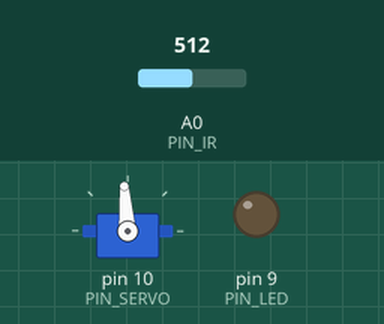
Simulated run of this sketch. Board: Arduino Uno, built with avr-gcc and run on an emulated ATmega328P. Parts: servo, output pins drawn as LEDs (lit = HIGH). The test bench sets the inputs (shaded band); at power-on: A0 (PIN_IR) = 512. What the sketch prints to the serial monitor is not drawn.

Above: at 1.2 s.
1.3 s: A0 (PIN_IR) set to 245
At 2.6 s:
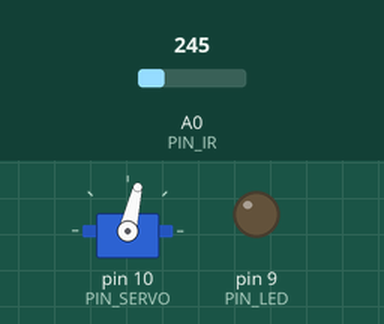
4.3 s: A0 (PIN_IR) set to 306
At 4.53 s:
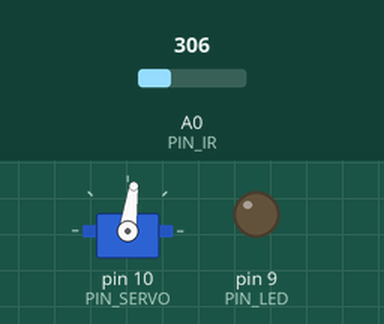
7.3 s: A0 (PIN_IR) set to 511
At 8.4 s:
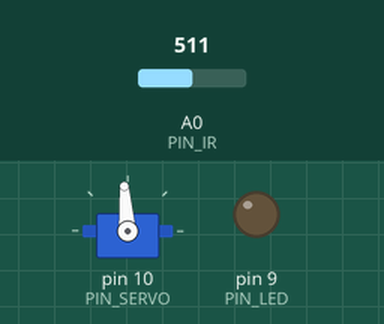
Timing chart, 0 to 10.3 s (numbered marks = the images above; inputs shaded):
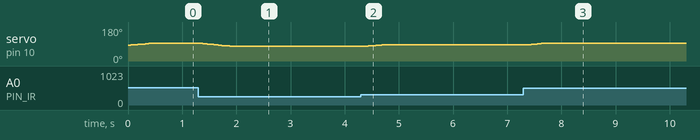

The sketch:

pdControl.ino
```cpp
#include <Servo.h>

/////////////////////////////
// Configurable parameters //
/////////////////////////////

// Arduino pin assignment
#define PIN_LED 9 // [3097] LED핀 9번으로 설정
#define PIN_SERVO 10 // [3097] 서보핀 9번으로 설정
#define PIN_IR A0 // [3097] 적외선핀 A0번으로 설정

// Framework setting
#define _DIST_TARGET 255 //[0711] 목표값
#define _DIST_MIN 100 //[0711] 측정 최솟값
#define _DIST_MAX 430 //[0711] 측정 최댓값

// Distance sensor
#define EMA_ALPHA 0.35 // [3095] ema필터의 alpha 값을 설정

// Servo range
#define _DUTY_MIN 1200  // [1615] 서보 제어 펄스 폭: 최고 각도
#define _DUTY_NEU 1400  // [1615] 서보 제어 펄스 폭: 수평
#define _DUTY_MAX 1550  // [1615] 서보 제어 펄스 폭: 최저 각도

// Servo speed control
#define _SERVO_ANGLE 30
#define _SERVO_SPEED 300

// Event periods
#define _INTERVAL_DIST 10   // [3074] 거리측정주기 (ms)
#define _INTERVAL_SERVO 10  // [3078] 서보제어주기 (ms)
#define _INTERVAL_SERIAL 100 // [3078] Serial제어주기 (ms)

#define DELAY_MICROS  1500

// PID parameters
#define _KP 0.7 //[0711] 비례이득

//////////////////////
// global variables //
//////////////////////
float _KD = 100;
float dist_min, dist_max, dist_cali;
float samples_num = 3;
float ema_dist = 0;

// Servo instance
Servo myservo;

// Distance sensor
float dist_target; // location to send the ball
float dist_ema;

// Event periods
unsigned long last_sampling_time_dist, last_sampling_time_servo, last_sampling_time_serial;
bool event_dist;
bool event_servo, event_serial;

// Servo speed control
float duty_chg_per_interval;
float duty_target, duty_curr;

// PID variables
float error_curr, error_prev, control, pterm, dterm, iterm;

const float coE[] = {-0.0000563, 0.0339311, -4.6805541, 278.3446514};

void setup() {
// initialize GPIO pins for LED and attach servo
 pinMode(PIN_LED,OUTPUT);
 digitalWrite(PIN_LED, 0);
 myservo.attach(PIN_SERVO);


// initialize global variables
  dist_min = _DIST_MIN;
  dist_max = _DIST_MAX;
  duty_curr = _DUTY_NEU;

// move servo to neutral position
 myservo.writeMicroseconds(_DUTY_NEU);

// initialize serial port
Serial.begin(57600);

// convert angle speed into duty change per interval.
  duty_chg_per_interval = (_DUTY_MAX - _DUTY_MIN) * ((float)_SERVO_SPEED / 180) * ((float)_INTERVAL_SERVO / 1000);
}

void loop() {
/////////////////////
// Event generator //
/////////////////////
  if (millis() >= last_sampling_time_dist + _INTERVAL_DIST) event_dist = true;
  if (millis() >= last_sampling_time_servo + _INTERVAL_SERVO) event_servo = true;
  if (millis() >= last_sampling_time_serial + _INTERVAL_SERIAL) event_serial = true;

////////////////////
// Event handlers //
////////////////////

  if(event_dist) {
      event_dist = false;
  // get a distance reading from the distance sensor

   dist_cali = ir_distance_filtered();


  // PID control logic
    error_curr = _DIST_TARGET - dist_cali; // [3073] 현재 읽어들인 데이터와 기준 값의 차이
    pterm = _KP * error_curr; // [3073] p게인 값인 kp와 error 값의 곱
    dterm = _KD *(error_curr - error_prev);
    control = pterm + dterm;


  // duty_target = f(duty_neutral, control)
    duty_target = _DUTY_NEU + control;

  // keep duty_target value within the range of [_DUTY_MIN, _DUTY_MAX]
    if (duty_target > _DUTY_MAX) duty_target = _DUTY_MAX;
    if (duty_target < _DUTY_MIN) duty_target = _DUTY_MIN;

    error_prev = error_curr;

    last_sampling_time_dist = millis();
  }

  if(event_servo) {
    event_servo = false;
    // adjust duty_curr toward duty_target by duty_chg_per_interval
    if(duty_target > duty_curr) {
      duty_curr += duty_chg_per_interval;
      if(duty_curr > duty_target) duty_curr = duty_target;
    }
    else {
      duty_curr -= duty_chg_per_interval;
      if(duty_curr < duty_target) duty_curr = duty_target;
  }
//     update servo position
      myservo.writeMicroseconds(duty_curr);
      last_sampling_time_servo = millis();

  }

  if(event_serial) {
    event_serial = false;
    Serial.print("dist_ir:");
    Serial.print(dist_cali);
    Serial.print(",pterm:");
    Serial.print(map(pterm,-1000,1000,510,610));
    Serial.print(",dterm:");
    Serial.print(map(dterm,-1000,1000,510,610));
    Serial.print(",duty_target:");
    Serial.print(duty_target);
    Serial.print(map(duty_target,1000,2000,410,510));
    Serial.print(",duty_curr:");
    Serial.print(map(duty_curr,1000,2000,410,510));
    Serial.println(",Min:100,Low:200,dist_target:255,High:310,Max:410");
    last_sampling_time_serial = millis();

  }
}

float ir_distance(void){ // return value unit: mm
  float val;
  float volt = float(analogRead(PIN_IR));
  val = ((6762.0/(volt-9.0))-4.0) * 10.0;
  return val;
}

// ================
float under_noise_filter(void){ // 아래로 떨어지는 형태의 스파이크를 제거해주는 필터
  int currReading;
  int largestReading = 0;
  for (int i = 0; i < samples_num; i++) {
    currReading = ir_distance();
    if (currReading > largestReading) { largestReading = currReading; }
    // Delay a short time before taking another reading
    delayMicroseconds(DELAY_MICROS);
  }
  return largestReading;
}

float filtered_ir_distance(void){ // 아래로 떨어지는 형태의 스파이크를 제거 후, 위로 치솟는 스파이크를 제거하고 EMA필터를 적용함.
  // under_noise_filter를 통과한 값을 upper_nosie_filter에 넣어 최종 값이 나옴.
  int currReading;
  int lowestReading = 1024;
  for (int i = 0; i < samples_num; i++) {
    currReading = under_noise_filter();
    if (currReading < lowestReading) { lowestReading = currReading; }
  }
  // eam 필터 추가
  ema_dist = EMA_ALPHA*lowestReading + (1-EMA_ALPHA)*ema_dist;
  return ema_dist;
}


float ir_distance_filtered(void) {
  float x = filtered_ir_distance();
  dist_cali = coE[0] * pow(x, 3) + coE[1] * pow(x, 2) + coE[2] * x + coE[3];
  return dist_cali;

}
```

Measured:
- after the input at 1.3 s, servo on pin 10 (PIN_SERVO): moves from 94° to 77° over 0.65 s, starting at once
- after the input at 4.3 s, servo on pin 10 (PIN_SERVO): rises from 77° to 86° in 0.39 s, then falls to 85° in 0.11 s
- after the input at 7.3 s, servo on pin 10 (PIN_SERVO): moves from 85° to 94° over 0.35 s, starting at once
